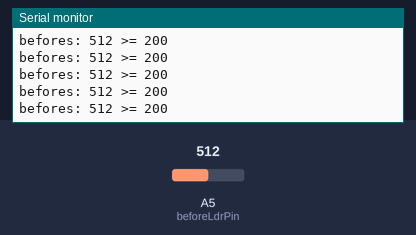
Bench run of a sketch on a simulated Arduino Uno R4 WiFi. On the bench: the last lines printed to the serial monitor. The test bench sets the inputs (shaded band); at power-on: A5 (beforeLdrPin) = 512. WiFi joins after 1.5 s; servers stay silent unless stated; no MQTT or app messages arrive unless stated.

Above: at 2.3 s.
2.4 s: A5 (beforeLdrPin) set to 208
At 5.05 s:
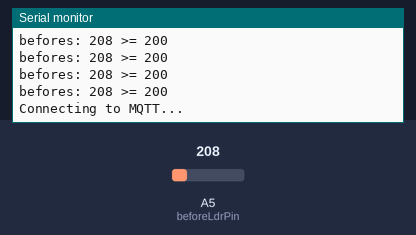
5.4 s: A5 (beforeLdrPin) set to 182
At 5.6 s:
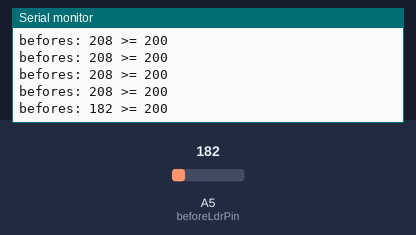
Timing chart, 0 to 8.4 s (numbered marks = the images above; inputs shaded):
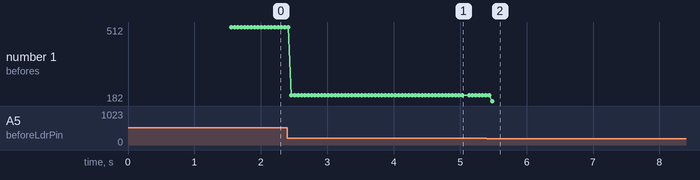

The sketch:

Sensor_reciver.ino
```cpp
#include <WiFiS3.h>
#include <ArduinoMqttClient.h>

// -----------------------------------------
const char* mqtt_broker   = "mqtt-dashboard.com";
const int   mqtt_port     = 1883;
const char* topic_publish = "---";
// -----------------------------------------
const char* ssid = "---";
const char* pass = "*****";
// -----------------------------------------
const int threshold      = 200;
const int beforeLdrPin   = A5;

const unsigned long RECONNECT_INTERVAL = 5000;  // ms between reconnect attempts
const unsigned long SENSOR_INTERVAL    = 50;    // ms between sensor reads
// -----------------------------------------

WiFiClient wifiClient;
MqttClient mqttClient(wifiClient);

unsigned long lastReconnectAttempt = 0;
unsigned long lastSensorRead = 0;
bool wasDetected = false;

// -----------------------------------------
// Non-blocking reconnect: call every loop()
// -----------------------------------------
void maintainConnection() {
  // Already fine -> nothing to do
  if (WiFi.status() == WL_CONNECTED && mqttClient.connected()) return;

  // Rate-limit attempts
  unsigned long now = millis();
  if (now - lastReconnectAttempt < RECONNECT_INTERVAL) return;
  lastReconnectAttempt = now;

  // Step 1: WiFi
  if (WiFi.status() != WL_CONNECTED) {
    Serial.println("WiFi lost, reconnecting...");
    WiFi.begin(ssid, pass);   // one attempt only, no loop
    return;                   // check result on the next interval
  }

  // Step 2: MQTT (WiFi is up)
  Serial.println("Connecting to MQTT...");
  if (mqttClient.connect(mqtt_broker, mqtt_port)) {
    Serial.println("MQTT connected!");
    publishMsg("SensorReady");
  } else {
    Serial.print("MQTT failed, error = ");
    Serial.println(mqttClient.connectError());
  }
}

// Only publish if actually connected; otherwise skip silently
void publishMsg(const char* msg) {
  if (!mqttClient.connected()) return;
  mqttClient.beginMessage(topic_publish);
  mqttClient.print(msg);
  mqttClient.endMessage();
  Serial.print("Published: ");
  Serial.println(msg);
}

void setup() {
  Serial.begin(9600);
  mqttClient.setId("ArduinoaawoowaigwiiR4Client");
  mqttClient.setUsernamePassword("", "");
  mqttClient.setConnectionTimeout(2000);  // cap how long connect() can block
  lastReconnectAttempt = millis() - RECONNECT_INTERVAL;  // try immediately
}

void loop() {
  maintainConnection();
  if (mqttClient.connected()) mqttClient.poll();

  int beforeValue = analogRead(beforeLdrPin);
  Serial.print("before: ");
  Serial.println(beforeValue);

  if (beforeValue >= threshold) {
    Serial.print("Publishing message to topic ");
    mqttClient.beginMessage("-----", false, 0, false);
    mqttClient.print("BeforeLDRDetected");
    mqttClient.endMessage();
    Serial.println("BeforeLDRDetected");

    while (beforeValue >= threshold) {
      maintainConnection();                       // keep reconnecting while waiting
      if (mqttClient.connected()) mqttClient.poll();

      beforeValue = analogRead(beforeLdrPin);
      delay(50);
      Serial.print("befores: ");
      Serial.print(beforeValue);
      Serial.print(" >= ");
      Serial.println(threshold);
    }
    delay(120);
    mqttClient.beginMessage("---", false, 0, false);
    mqttClient.print("BeforeLDRNotDetected");
    mqttClient.endMessage();
    Serial.println("BeforeLDRNotDetected");
  }

  delay(25);
}
```

Measured:
- the behaviour switches between 200 and 199 on A5 (beforeLdrPin) (found by bisection; images 1 and 2)
- after the input at 2.4 s, the serial monitor: prints a new line after 0.06 s (image 1)
- after the input at 5.4 s, the serial monitor: prints a new line after 0.09 s (image 2)
- plotted number 1: 512 → 208 after the input at 2.4 s, 208 → 182 after the input at 5.4 s
